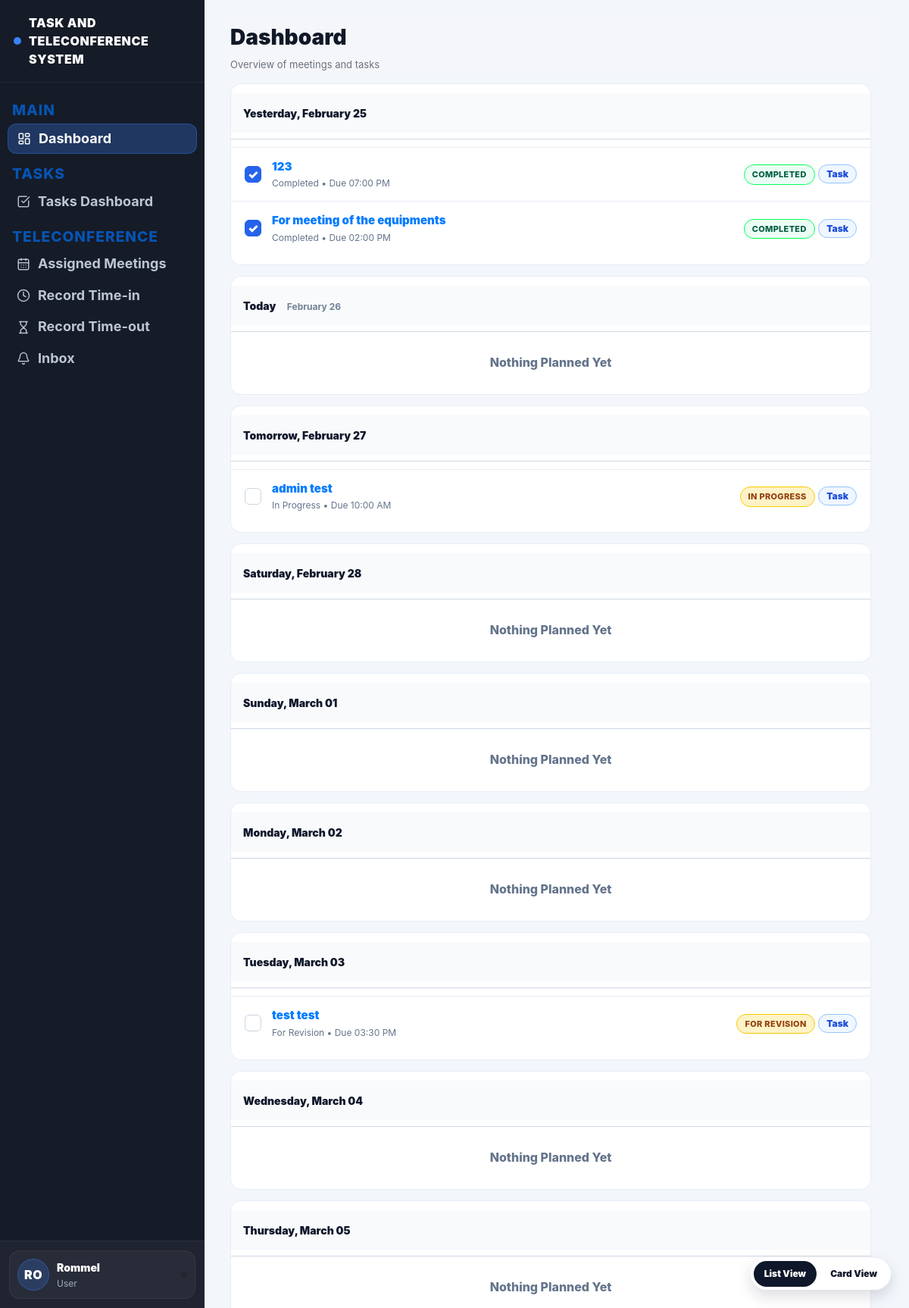
Page /dashboard (signed in) on the committed database.
### website/models.py (models this page shows, shortened)
class User(db.Model, UserMixin):
    id = db.Column(db.Integer, primary_key=True)
    email = db.Column(db.String(150), unique=True)
    password = db.Column(db.String(150))
    firstname = db.Column(db.String(150))
    is_admin = db.Column(db.Boolean, default=False)
    role = db.Column(db.String(20), default="user")
    notes = db.relationship('Note')
    notifications = db.relationship('Notification', lazy=True, cascade="all, delete-orphan")

class Task(db.Model):
    id = db.Column(db.Integer, primary_key=True)
    title = db.Column(db.String(200), nullable=False)
    description = db.Column(db.Text)
    assigned_to = db.Column(db.Integer, db.ForeignKey('user.id'))
    assigned_user = db.relationship('User', foreign_keys=[assigned_to])
    status = db.Column(db.String(50), default="assigned")
    priority = db.Column(db.String(20), default="normal")
    deadline = db.Column(db.DateTime)
    file_path = db.Column(db.String(300))
    last_edited_by = db.Column(db.Integer, nullable=True)
    last_edited_at = db.Column(db.DateTime, server_default=func.now(), onupdate=func.now())
    created_at = db.Column(db.DateTime(timezone=True), server_default=func.now())

### website/views.py (the view)
@views.route('/dashboard')
@login_required
def user_dashboard():
    notifications = Notification.query.filter_by(user_id=current_user.id)\
        .order_by(Notification.created_at.desc()).limit(30).all()
    unread_count = Notification.query.filter_by(user_id=current_user.id, is_read=False).count()
    user_tasks = tasks = Task.query.all()
    now = datetime.now()
    tasks_data = []
    for t in user_tasks:
        if not t.deadline:
            continue
        tasks_data.append({
            "id": t.id,
            "title": t.title,
            "status": t.status,
            "due_date": t.deadline.date(),                 # IMPORTANT: must be date()
            "due_time": t.deadline.strftime("%I:%M %p"),   # optional, for dashboard.html
            "is_delayed": bool(t.status != "completed" and t.deadline < now),
        })
    meetings_data = []
    planned_days = build_planned_days(
        tasks=tasks_data,
        meetings=meetings_data,
        days_back=1,
        days_forward=7
    )
    meetings_data = []
    planned_days = build_planned_days(tasks=tasks_data, meetings=meetings_data, days_back=1, days_forward=7)
    return render_template(
        "dashboard.html",
        user=current_user,
        notifications=notifications,
        unread_count=unread_count,
        planned_days=planned_days,
        page="dashboard",
    )

### website/templates/dashboard.html (shortened to what this page needs)
{% extends "base.html" %}
{% block content %}
<div class="main-inner">
  <div class="td-title">Dashboard</div>
  <div class="td-sub">Overview of meetings and tasks</div>
  <div class="planner-wrap" id="plannerWrap">
    {% if planned_days and planned_days|length > 0 %}
      {% for day in planned_days %}
        <div class="day-block">
          <div class="day-head">
            <div>
              <span class="day-title">{{ day.date_label }}</span>
              {% if day.date_sub %}
                <span class="day-sub">{{ day.date_sub }}</span>
              {% endif %}
            </div>
          </div>
          <div class="day-line"></div>
          {% set has_tasks = day.tasks and day.tasks|length > 0 %}
          {% set has_meetings = day.meetings and day.meetings|length > 0 %}
          {% if not has_tasks and not has_meetings %}
            <div class="nothing">Nothing Planned Yet</div>
          {% else %}
            <div class="list-view">
              {% if has_tasks %}
                {% for t in day.tasks %}
                  <div class="plan-row"
                       data-item-type="task"
                       data-task-id="{{ t.id }}"
                       data-status="{{ t.status }}"
                       data-original-status="{{ t.status if t.status != 'completed' else 'in_progress' }}"
                       data-is-delayed="{{ '1' if t.is_delayed else '0' }}">
                    <button type="button"
                            class="plan-check {% if t.status == 'completed' %}is-done{% endif %}"
                            aria-label="Mark complete"
                            data-complete-task="{{ t.id }}"
                            data-original-status="{{ t.status if t.status != 'completed' else 'in_progress' }}">✓</button>
                    <div class="plan-mid">
                      <div class="plan-title">
                        <a class="task-link"
                           data-jump-task="{{ t.id }}"
                           href="{{ url_for('views.task_dashboard') }}?open={{ t.id }}&highlight=1">
                          {{ t.title }}
                        </a>
                      </div>
                      <div class="plan-sub">
                        {{ (t.status|replace("_"," ")|title) }}
                        {% if t.due_time %} • Due {{ t.due_time }}{% endif %}
                      </div>
                    </div>
                    <div class="plan-right">
                      {% set status_label = 'COMPLETED' if t.status == 'completed' else ('DELAYED' if t.is_delayed else (t.status|replace("_"," ")|upper)) %}
                      {% set status_class = 'status-completed' if t.status == 'completed' else ('status-delayed' if t.is_delayed else 'status-pending') %}
                      <span class="task-status-pill {{ status_class }}" data-status-pill>{{ status_label }}</span>
                      <span class="pill task">Task</span>
                    </div>
                  </div>
                {% endfor %}
              {% endif %}
            </div>
          {% endif %}
        </div>
      {% endfor %}
    {% endif %}
  </div>
</div>
<div class="fab-group">
  <div class="view-toggle">
    <button type="button" class="view-mini" id="btnList">List View</button>
    <button type="button" class="view-mini" id="btnCards">Card View</button>
  </div>
</div>
{% endblock %}

### website/templates/base.html (shortened to what this page needs)
<!DOCTYPE html>
<html>
<head>
  <link
    rel="stylesheet"
    href="https://stackpath.bootstrapcdn.com/bootstrap/4.4.1/css/bootstrap.min.css"
  />
  <link
    rel="stylesheet"
    href="https://stackpath.bootstrapcdn.com/font-awesome/4.7.0/css/font-awesome.min.css"
  />
  <link rel="stylesheet" href="{{ url_for('static', filename='styles.css') }}">
</head>
<body>
<div class="app-shell">
  <aside class="sidebar-dark">
    <div class="sidebar-brand">
      <span class="dot"></span>
      TASK AND TELECONFERENCE SYSTEM
    </div>
    <div class="sidebar-nav">
      <div class="sidebar-section">MAIN</div>
      <a class="sidebar-link {% if request.endpoint == 'views.user_dashboard' %}active{% endif %}"
         href="{{ url_for('views.user_dashboard') }}">
        <i data-lucide="layout-dashboard" class="sidebar-icon" aria-hidden="true"></i>
        <span>Dashboard</span>
      </a>
      <div class="sidebar-section">TASKS</div>
      <a class="sidebar-link {% if request.endpoint == 'views.task_dashboard' %}active{% endif %}"
         href="{{ url_for('views.task_dashboard') }}">
        <i data-lucide="check-square" class="sidebar-icon" aria-hidden="true"></i>
        <span>Tasks Dashboard</span>
      </a>
      <div class="sidebar-section">TELECONFERENCE</div>
      <a class="sidebar-link {% if request.endpoint == 'views.assigned_meetings' %}active{% endif %}"
         href="{{ url_for('views.assigned_meetings') }}">
        <i data-lucide="calendar-days" class="sidebar-icon" aria-hidden="true"></i>
        <span>Assigned Meetings</span>
      </a>
      <a class="sidebar-link {% if request.endpoint == 'views.record_timein' %}active{% endif %}"
         href="{{ url_for('views.record_timein') }}">
        <i data-lucide="clock" class="sidebar-icon" aria-hidden="true"></i>
        <span>Record Time-in</span>
      </a>
      <a class="sidebar-link {% if request.endpoint == 'views.record_timeout' %}active{% endif %}"
         href="{{ url_for('views.record_timeout') }}">
        <i data-lucide="hourglass" class="sidebar-icon" aria-hidden="true"></i>
        <span>Record Time-out</span>
      </a>
      <a class="sidebar-link {% if request.endpoint == 'views.inbox' %}active{% endif %}"
         href="{{ url_for('views.inbox') }}">
        <i data-lucide="bell" class="sidebar-icon" aria-hidden="true"></i>
        <span>Inbox</span>
      </a>
    </div>
    {% if current_user.is_authenticated %}
    <div class="sidebar-footer">
      {% set parts = (current_user.firstname or '').split() %}
      {% set first = parts[0] if parts|length > 0 else '' %}
      {% set last = parts[-1] if parts|length > 1 else '' %}
      {% set initials = (first[:1] ~ (last[:1] if last else (first[1:2] if first|length > 1 else ''))).upper() %}
      <div class="user-box" id="userBox">
        <button class="user-trigger" type="button" id="userToggle">
          <div class="user-row">
            <div class="user-avatar">{{ initials }}</div>
            <div>
              <div class="user-name">{{ current_user.firstname }}</div>
              <div class="user-sub">User</div>
            </div>
          </div>
          <div class="caret">▾</div>
        </button>
      </div>
    </div>
    {% endif %}
  </aside>
  <main class="main-area">
    <div class="content-wrap">
      {% block content %}{% endblock %}
    </div>
  </main>
</div>
</body>
</html>

### website/templates/dashboard.html (style rules this page uses)
.main-inner { display:flex; flex-direction:column; height:100vh; overflow:hidden; }
.td-title, .td-sub { position: sticky; top: 0; z-index: 30; background: #f4f6f9; }
.planner-wrap { flex:1; overflow-y:auto; padding-right:8px; }
.task-status-pill { display:inline-block; padding:4px 10px; border-radius:999px; font-size:11px; font-weight:800; text-transform:uppercase; letter-spacing:.3px; border:1px solid transparent; }
.task-status-pill.status-pending { background:#fef3c7; border-color:#f7c900; color:#92400e; }
.task-status-pill.status-completed { background:#ecfdf5; border-color:#00ff59; color:#065f46; }

### rows in the picture
User: firstname "Rommel"
Task: title "123", status "Completed", due_time "07:00 PM", status "COMPLETED"
Task: title "For meeting of the equipments", status "Completed", due_time "02:00 PM", status "COMPLETED"
Task: title "admin test", status "In Progress", due_time "10:00 AM", status_label "IN PROGRESS"
Task: title "test test", status "For Revision", due_time "03:30 PM", status_label "FOR REVISION"

### other values in the picture
{{ initials }} "RO"
{{ day.date_label }} "Yesterday, February 25" "Today" "Tomorrow, February 27" "Saturday, February 28" "Sunday, March 01" "Monday, March 02" "Tuesday, March 03" "Wednesday, March 04" "Thursday, March 05"
{{ day.date_sub }} "February 26"
